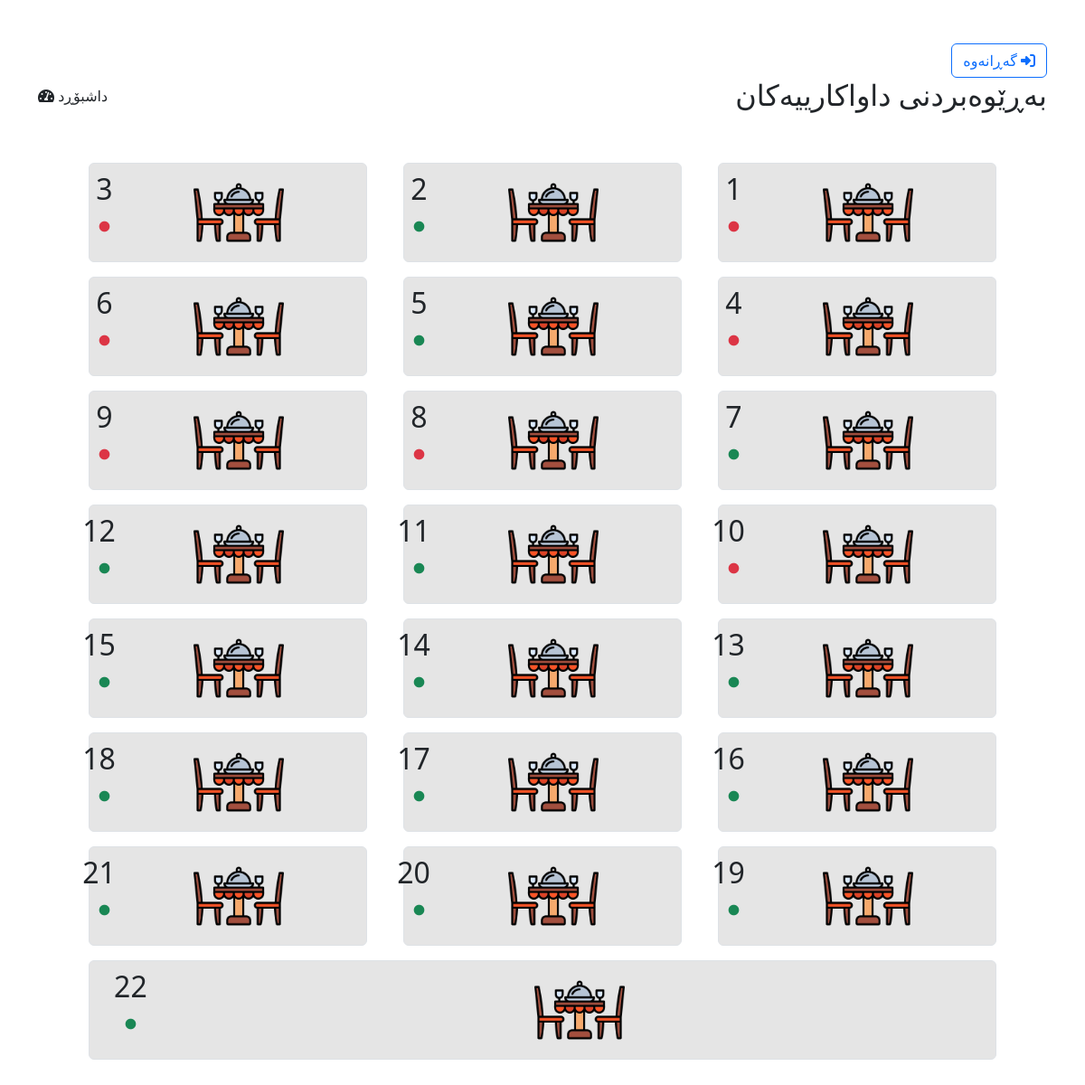
Page /prepare_order.php (signed in) on the committed database.
### tables this page shows
CREATE TABLE `book_table` (
  `id` int(11) NOT NULL,
  `table_name` varchar(255) NOT NULL,
  `capacity` varchar(255) NOT NULL,
  `availability` varchar(255) NOT NULL,
  `status` varchar(15) NOT NULL
);

### prepare_order.php (the view, shortened to what this page needs)
<?php
include 'auth/database.php';
?>
<?php
$result1 = mysqli_query($connect, "SELECT * FROM book_table");
?>
<!DOCTYPE html>
<html lang="en" dir="rtl">
<head>
	<link href="https://cdn.jsdelivr.net/npm/bootstrap@5.2.2/dist/css/bootstrap.min.css" rel="stylesheet">
	<link rel="stylesheet" href="https://use.fontawesome.com/releases/v5.7.0/css/all.css">
</head>
<body>
	<div class="container mt-5">
		<button id="back-button" onclick="toDashboard()" class="btn btn-outline-primary "><i class="fa-solid fa-right-to-bracket"></i> گەڕانەوە </button>
		<div class="top-part mb-3">
			<a href="dashboard.php" class="d-inline text-dark mt-2 " style="text-decoration: none; float: left; font-weight: 500;"> داشبۆڕد <i class="fas fa-tachometer-alt"></i></a>
			<h2 class="d-inline">بەڕێوەبردنی داواکارییەکان</h2>
		</div>
		<div class="p-0 bg1 my-5">
			<?php
			$counter = 0;
			while ($data = mysqli_fetch_array($result1)) {
				if ($counter == 0) {
			?>
					<div id="table-box " class="px-5 row">
					<?php
				}
				$counter++; ?>
					<div class="float-start rounded m-2 col single-table" id="<?php echo $data['id']; ?>" onclick="directpage('<?php echo $data['id']; ?>')">
						<div class="table-box bg2 text-center rounded border p-1" style="background-color: rgba(0, 0, 0, 0.1);">
							<div class=" col-sm-1 col-3 float-start text-left">
								<p class="cl mb-1 fs-2 table_No" style="font-size: 200%;"><?php echo $data['id']; ?></p>
								<i class="fa fa-circle mr-2 dot-success float-right text-<?php
																							$table_indicator = mysqli_query($connect, "SELECT * FROM temporary_order where table_id=$data[id]");
																							$number_of_results = mysqli_num_rows($table_indicator);
																							if ($number_of_results > 0) {
																								echo "danger";
																							} else {
																								echo "success";
																							}
																							?>" id="table-indicator" aria-hidden="true" style="font-size: 75%;margin-top: -4px"></i>
							</div>
							<div class="float-right col text-center">
								<img src="file/res_table_image/dinner (3).png" class="mx-auto text-center img-fluid" style="width: 100px;" alt="">
							</div>
						</div>
					</div>
					<?php
					if ($counter == 3) {
					?>
					</div>
			<?php $counter = 0;
					}
				}
			?>
		</div>
	</div>
</body>
</html>

### prepare_order.php (style rules this page uses)
* { padding: 0; margin: 0; }

### rows in the picture
book_table: id "1"
book_table: id "2"
book_table: id "3"
book_table: id "4"
book_table: id "5"
book_table: id "6"
book_table: id "7"
book_table: id "8"
book_table: id "9"
book_table: id "10"
book_table: id "11"
book_table: id "12"
book_table: id "13"
book_table: id "14"
book_table: id "15"
book_table: id "16"
book_table: id "17"
book_table: id "18"
book_table: id "19"
book_table: id "20"
book_table: id "21"
book_table: id "22"
